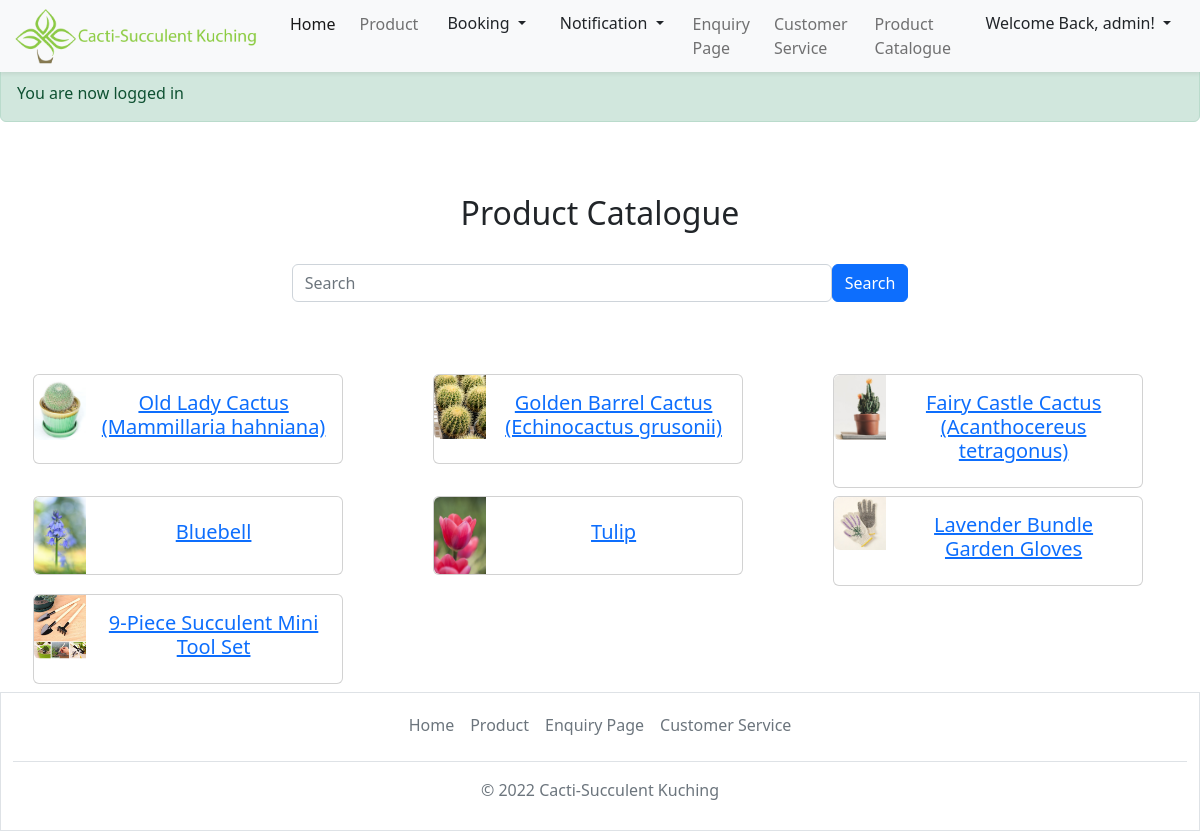
Screenshot of /productcatalogue.php (signed in) with the database file from the repository.
### tables this page shows
CREATE TABLE `tblproductcatalogue` (
  `stockId` varchar(15) NOT NULL,
  `stockName` varchar(50) DEFAULT NULL,
  `stockDetail` varchar(500) DEFAULT NULL,
  `stockType` varchar(50) DEFAULT NULL,
  `stockPicture` varchar(100) DEFAULT NULL,
  `stockPrice` varchar(10) DEFAULT NULL,
  `stockQuantity` varchar(10) DEFAULT NULL,
  `stockStatus` char(1) DEFAULT NULL
);

### productcatalogue.php (the view, shortened to what this page needs)
<?php
    include('Account.php');
?>
<!doctype html>
<html lang="en">
    <head>
        <link rel="stylesheet" href="styles\homepage.css">
        <link href="https://cdn.jsdelivr.net/npm/bootstrap@5.2.2/dist/css/bootstrap.min.css" rel="stylesheet">
    </head>
<body>
<nav class="navbar navbar-expand-lg">
    <div class="container-fluid fixed-top shadow-sm bg-light">
        <a class="navbar-brand" href="home.php">
            <img src="images\logo.png" alt="logo" style="width:250px;" class="rounded-pill">
        </a>
        <div class="collapse navbar-collapse justify-content-end" id="collapsibleNavbar">
            <ul class="navbar-nav">
                <li class="nav-item p-1">
                    <a class="nav-link active" href="home.php">Home</a>
                </li>
                <li class="nav-item p-1">
                    <a class="nav-link" href="#">Product</a>
                </li>
                <li class="nav-item p-1">
                    <div class="dropdown">
                        <button class="btn dropdown-toggle" type="button" data-bs-toggle="dropdown" aria-expanded="false">
                             Booking
                        </button>
                    </div>
                </li>
                <li class="nav-item p-1">
                    <div class="dropdown" >
                        <button class="btn dropdown-toggle" type="button" data-bs-toggle="dropdown" data-bs-auto-close="false" aria-expanded="false">
                             Notification
                        </button>
                    </div>
                </li>
                <li class="nav-item p-1">
                    <a class="nav-link" href="enquiryPage.php">Enquiry Page</a>
                </li>
                <li class="nav-item p-1">
                    <a class="nav-link" href="customerservice.php">Customer Service</a>
                </li>
                <li class="nav-item p-1">
                    <a class="nav-link" href="productcatalogue.php">Product Catalogue</a>
                </li>
                <li class="nav-item p-1">
                    <div class="dropdown">
                        <button class="btn dropdown-toggle" type="button" data-bs-toggle="dropdown" aria-expanded="false">
                             Welcome Back, <?php echo $_SESSION['user']['username']; ?>!
                        </button>
                    </div>
                </li>
            </ul>
        </div>
    </div>
</nav>
<?php if (isset($_SESSION['success'])) : ?>
<br>
<br>
<div class="alert alert-success" style=" margin:0;" role="alert">
        <div class="error success">
                <?php
                    echo $_SESSION['success'];
                ?>
        </div>
</div>
<?php endif ?>
<br><br><br>
    <div class="row mx-auto my-auto">
        <div class="col">
            <h2 class="text-center">Product Catalogue</h2>
        </div>
    </div>
    <br>
    <form  action="search.php" method="POST">
        <div class="d-flex justify-content-center mx-auto">
            <div class="form-outline" style="width: 45%;">
                <input type="text" name="search" class="form-control" placeholder="Search">
            </div>
            <button type="submit" name="submit-search" class="btn btn-primary">Search</button>
        </div>
    </form>
    <br><br><br>
<div class="row col-12">
    <?php
        $query = "SELECT * FROM tblproductcatalogue";
        $query_run = mysqli_query($con, $query);
        if(mysqli_num_rows($query_run) > 0)
        {
            foreach($query_run as $productcatalogue)
            {
        ?>
<div class="col-4" style="padding: 0;">
    <div class="row col-10 mx-auto">
            <a href="productdetail.php?title=<?=$productcatalogue['stockId']; ?>"><div class="card mb-2">
                <div class="row g-0">
                    <div class="col-md-2">
                        <img src="admin\uploadedimage\<?php echo $productcatalogue['stockPicture']?>" class="img-fluid rounded-start" alt="...">
                    </div>
                    <div class="col-md-10 my-auto">
                        <div class="card-body">
                            <h5 class="card-title text-center"><?php echo $productcatalogue['stockName']?></h5>
                        </div>
                    </div>
                </div>
            </div></a>
    </div>
</div>
            <?php
                }
            }
            ?>
</div>
<div class="container-fluid border" style="width: 100%;">
  <footer class="py-1 my-2 ">
  <ul class="nav justify-content-center border-bottom pb-3 mb-3">
      <li class="nav-item"><a href="index.php" class="nav-link px-2 text-muted">Home</a></li>
      <li class="nav-item"><a href="#" class="nav-link px-2 text-muted">Product</a></li>
      <li class="nav-item"><a href="#" class="nav-link px-2 text-muted">Enquiry Page</a></li>
      <li class="nav-item"><a href="#" class="nav-link px-2 text-muted">Customer Service</a></li>
    </ul>
    <p class="text-center text-muted">© 2022 Cacti-Succulent Kuching</p>
  </footer>
</div>
</body>
</html>

### rows the page displays
tblproductcatalogue: stockPicture (picture), stockName "Old Lady Cactus (Mammillaria hahniana)"
tblproductcatalogue: stockPicture (picture), stockName "Golden Barrel Cactus (Echinocactus grusonii)"
tblproductcatalogue: stockPicture (picture), stockName "Fairy Castle Cactus (Acanthocereus tetragonus)"
tblproductcatalogue: stockPicture (picture), stockName "Bluebell"
tblproductcatalogue: stockPicture (picture), stockName "Tulip"
tblproductcatalogue: stockPicture (picture), stockName "Lavender Bundle Garden Gloves"
tblproductcatalogue: stockPicture (picture), stockName "9-Piece Succulent Mini Tool Set"

### other values shown
$_SESSION['user']['username'] "admin"
$_SESSION['success'] "You are now logged in"
